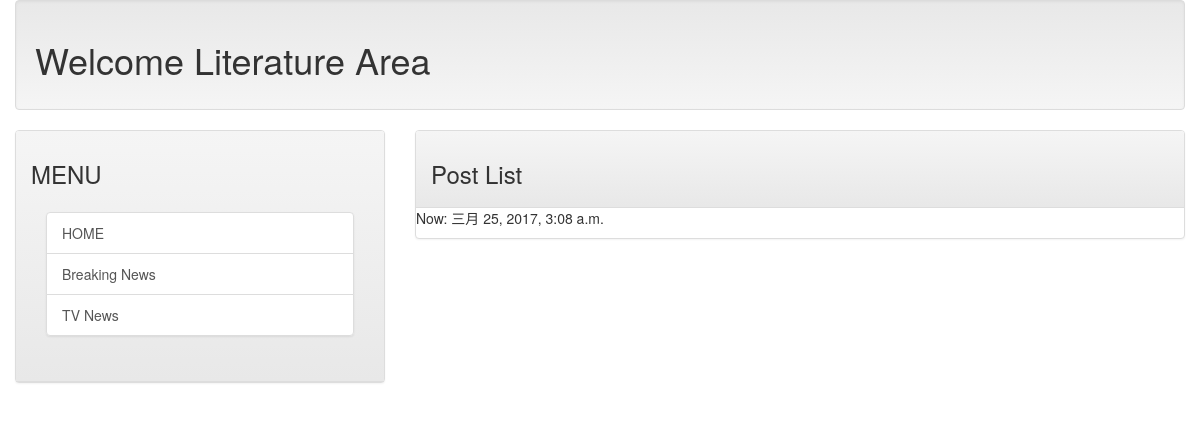
/, run on an earlier commit of the app's database.
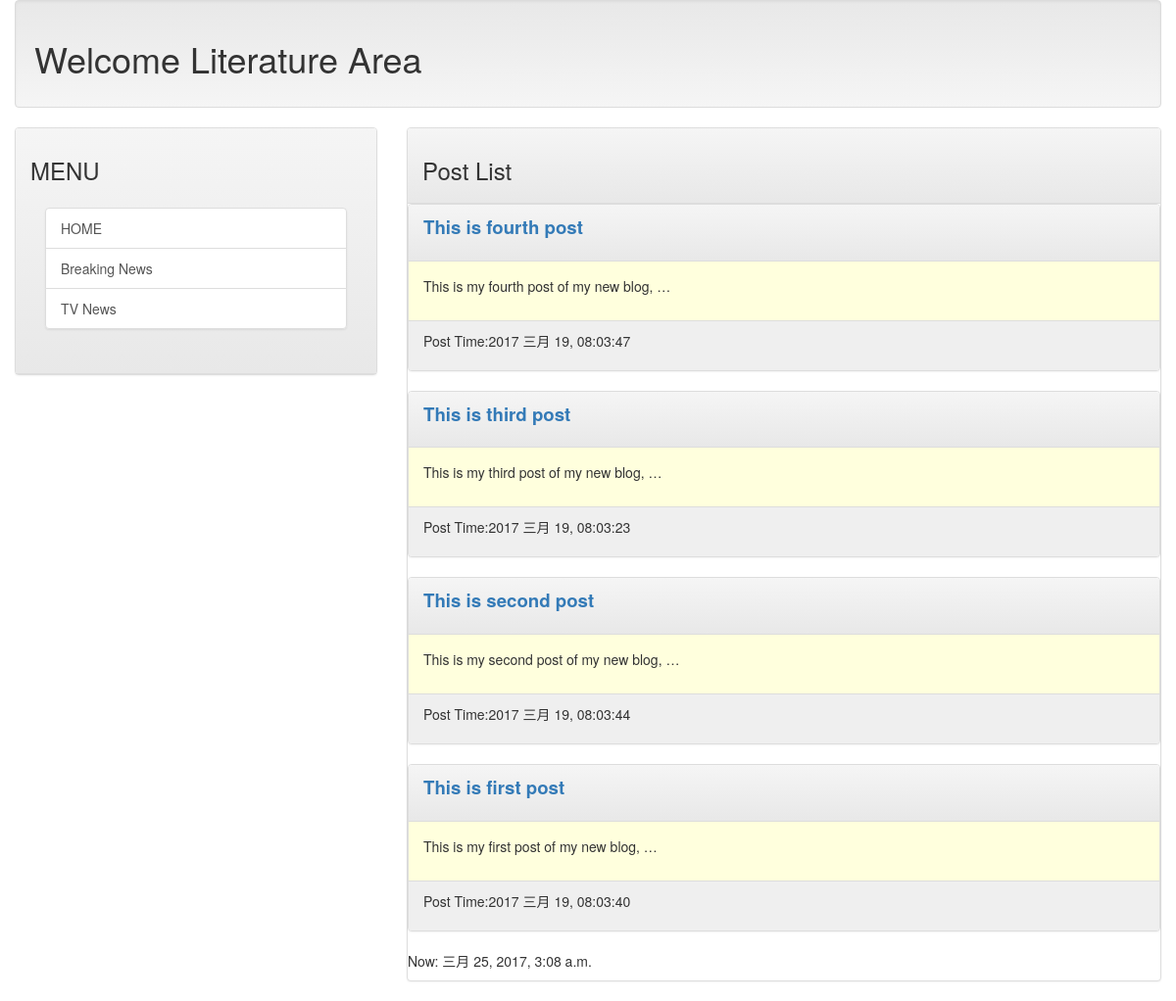
And on a later commit of the database.
### mainsite/models.py (models this page shows, shortened)
class Post(models.Model):
	title = models.CharField(max_length=200)
	slug = models.CharField(max_length=200)
	body = models.TextField()
	pub_date = models.DateTimeField(default=timezone.now)
	class Meta:
		ordering = ('-pub_date',)

### mainsite/views.py (the view)
# urls.py: url(r'^$', homepage),
def homepage(request):
	template = get_template('index.html')
	posts = Post.objects.all()
	now = datetime.now()
	html = template.render(locals())
	return HttpResponse(html)

### templates/index.html (shortened to what this page needs)
{% extends 'base.html' %}
{% block headmessage %}
	<h3 style='font-family:;'>Post List</h3>
{% endblock %}
{% block content %}
	{% for post in posts %}
		<div class='panel panel-default'>
			<div class='panel-heading'>
				<p style='font-family:;font-size:14pt;font-weight:bold;'>
					<a href='/post/{{post.slug}}'>{{ post.title }}</a>
				</p>
			</div>
			<div class='panel-body' style='background-color:#ffffdd'>
				<p>
					{{ post.body | truncatechars:40 }}
				</p>
			</div>
			<div class='panel-footer' style='background-color:#efefef'>
				<p>
					Post Time:{{ post.pub_date | date:"Y M d, h:m:s"}}
				</p>
			</div>
		</div>
	{% endfor %}
{% endblock %}

### templates/base.html (shortened to what this page needs)
<!DOCTYPE html>
<html>
<head>
<link rel="stylesheet" href="https://maxcdn.bootstrapcdn.com/bootstrap/3.3.7/css/bootstrap.min.css">
<link rel="stylesheet" href="https://maxcdn.bootstrapcdn.com/bootstrap/3.3.7/css/bootstrap-theme.min.css">
</head>
<body>
	<div class='container-fluid'>
		{% include 'header.html' %}
		<div class='row'>
			<div class='col-sm-4 col-md-4'>
				<div class='panel panel-default'>
					<div class='panel-heading'>
						<h3>
							MENU
						</h3>
						<div class='panel-body'>
							<div class='list-group'>
								<a href='/' class='list-group-item'>HOME</a>
								<a href='http://tar.so/news' class='list-group-item'>Breaking News</a>
								<a href='http://drho.tw/news' class='list-group-item'>TV News</a>
							</div>
						</div>
					</div>
				</div>
			</div>
			<div class='col-sm-8 col-md-8'>
				<div class='panel panel-default'>
					<div class='panel-heading'>
						{% block headmessage %} {% endblock %}
					</div>
					<div>
						{% block content %} {% endblock %}
					</div>
					<div>
						{% include 'footer.html' %}
					</div>
			</div>
		</div>
	</div>
</body>
</html>

### templates/header.html
<div class='well'>
	<h1 style='font-family:;'>Welcome Literature Area</h1>
</div>

### templates/footer.html
{% block footer %}
	{% if now %}
	<p style='font-family:;'>Now: {{ now }}</p>
	{% else %}
	<p style='font-family:;'>Thank you</p>
	{% endif %}
{% endblock %}

What changed in the data, as far as the page shows it:
added Post: title "This is fourth post", body "This is my fourth post of my new blog, …", pub_date "2017 三月 19, 08:03:47"
added Post: title "This is third post", body "This is my third post of my new blog, …", pub_date "2017 三月 19, 08:03:23"
added Post: title "This is second post", body "This is my second post of my new blog, …", pub_date "2017 三月 19, 08:03:44"
added Post: title "This is first post", body "This is my first post of my new blog, …", pub_date "2017 三月 19, 08:03:40"
